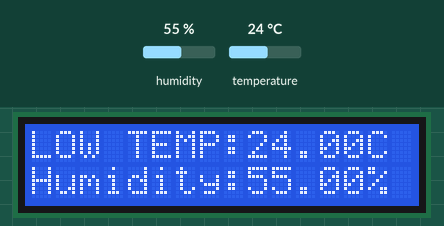
Bench run of a sketch on a simulated ESP8266 (NodeMCU). On the bench: 16×2 character LCD. The inputs (shaded band) are chosen by the test bench; at power-on: temperature 24 °C, humidity 55 %. What the sketch prints to the serial monitor is not drawn.

Above: at 3.2 s.
3.3 s: temperature set to 33 °C
At 7.5 s:
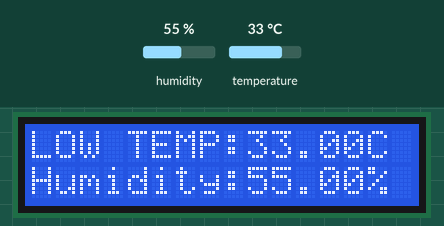
8.9 s: temperature set to 36 °C
At 13.4 s:
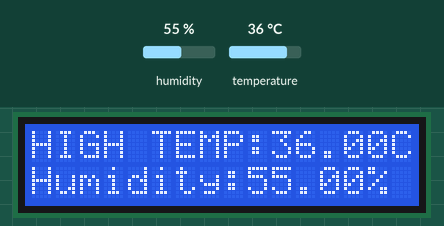
14.5 s: humidity set to 22 %
At 18.1 s:
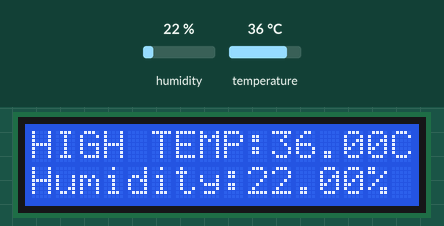
20.1 s: humidity set to 40 %
At 22.8 s:
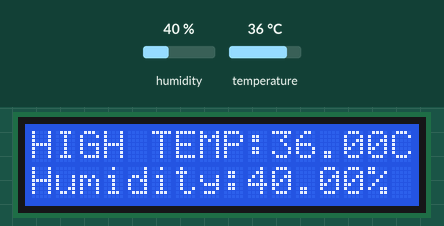
Timing chart, 0 to 24.3 s (numbered marks = the images above; inputs shaded):
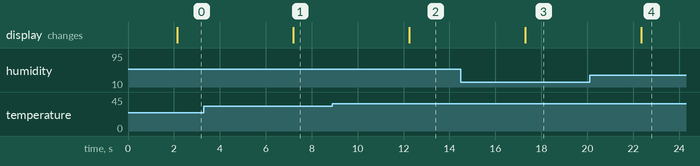

Measured:
- the behaviour switches between 34 and 35 °C on temperature (found by bisection; images 1 and 2)
- after the input at 3.3 s, the display: changes after 3.9 s (image 1)
- after the input at 8.9 s, the display: changes after 3.3 s (image 2)
- after the input at 14.5 s, the display: changes after 2.8 s (image 3)
- after the input at 20.1 s, the display: changes after 2.3 s (image 4)

The sketch:

Thingspeak.ino
```cpp
// ThingSpeak Configuration
const char* TS_SERVER = "api.thingspeak.com";
String TS_API_KEY = "0X4PEEZOWJU123DP";
```

Temperature_sensor.ino
```cpp
#include <LiquidCrystal_I2C.h>
#include <DHT.h>

#define DHTPIN D7
#define DHTTYPE DHT11
#define TEMP_THRESHOLD 35  // Set threshold to 35°C

DHT dht(DHTPIN, DHTTYPE);
LiquidCrystal_I2C lcd(0x27, 16, 2);  // I2C address and LCD size

void setup() {
  Serial.begin(9600);
  dht.begin();

  lcd.init();
  lcd.backlight();

  lcd.setCursor(0, 0);
  lcd.print("Temp Sensor Init");
  delay(2000);
  lcd.clear();
}

void loop() {
  float h = dht.readHumidity();
  float t = dht.readTemperature();

  // Print values to Serial Monitor
  Serial.println("TEMPERATURE = " + String(t) + " C");
  Serial.println("HUMIDITY = " + String(h) + " %");

  lcd.clear();
  lcd.setCursor(0, 0);

  if (t >= TEMP_THRESHOLD) {
    lcd.print("HIGH TEMP:");
    Serial.println("HIGH TEMPERATURE ALERT");
  } else {
    lcd.print("LOW TEMP:");
    Serial.println("LOW TEMPERATURE ALERT");
  }

  lcd.print(t);
  lcd.print("C");

  lcd.setCursor(0, 1);
  lcd.print("Humidity:");
  lcd.print(h);
  lcd.print("%");

  delay(5000);
}
```
